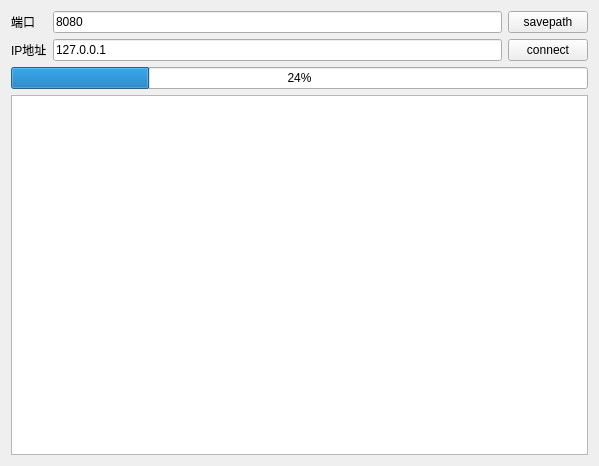
<?xml version="1.0" encoding="UTF-8"?>
<ui version="4.0">
 <class>ClientWidget</class>
 <widget class="QWidget" name="ClientWidget">
  <property name="geometry">
   <rect>
    <x>0</x>
    <y>0</y>
    <width>599</width>
    <height>466</height>
   </rect>
  </property>
  <property name="windowTitle">
   <string>Form</string>
  </property>
  <layout class="QGridLayout" name="gridLayout">
   <item row="0" column="0">
    <widget class="QLabel" name="label">
     <property name="text">
      <string>端口</string>
     </property>
    </widget>
   </item>
   <item row="0" column="1">
    <widget class="QLineEdit" name="PortLine">
     <property name="text">
      <string>8080</string>
     </property>
    </widget>
   </item>
   <item row="1" column="0">
    <widget class="QLabel" name="label_2">
     <property name="text">
      <string>IP地址</string>
     </property>
    </widget>
   </item>
   <item row="1" column="1">
    <widget class="QLineEdit" name="IpLine">
     <property name="text">
      <string>127.0.0.1</string>
     </property>
    </widget>
   </item>
   <item row="1" column="2">
    <widget class="QPushButton" name="Connect">
     <property name="text">
      <string>connect</string>
     </property>
    </widget>
   </item>
   <item row="2" column="0" colspan="3">
    <widget class="QProgressBar" name="progressBar">
     <property name="value">
      <number>24</number>
     </property>
    </widget>
   </item>
   <item row="3" column="0" colspan="3">
    <widget class="QTextEdit" name="display">
     <property name="readOnly">
      <bool>true</bool>
     </property>
    </widget>
   </item>
   <item row="0" column="2">
    <widget class="QPushButton" name="SavePath">
     <property name="text">
      <string>savepath</string>
     </property>
    </widget>
   </item>
  </layout>
 </widget>
 <resources/>
 <connections/>
</ui>
